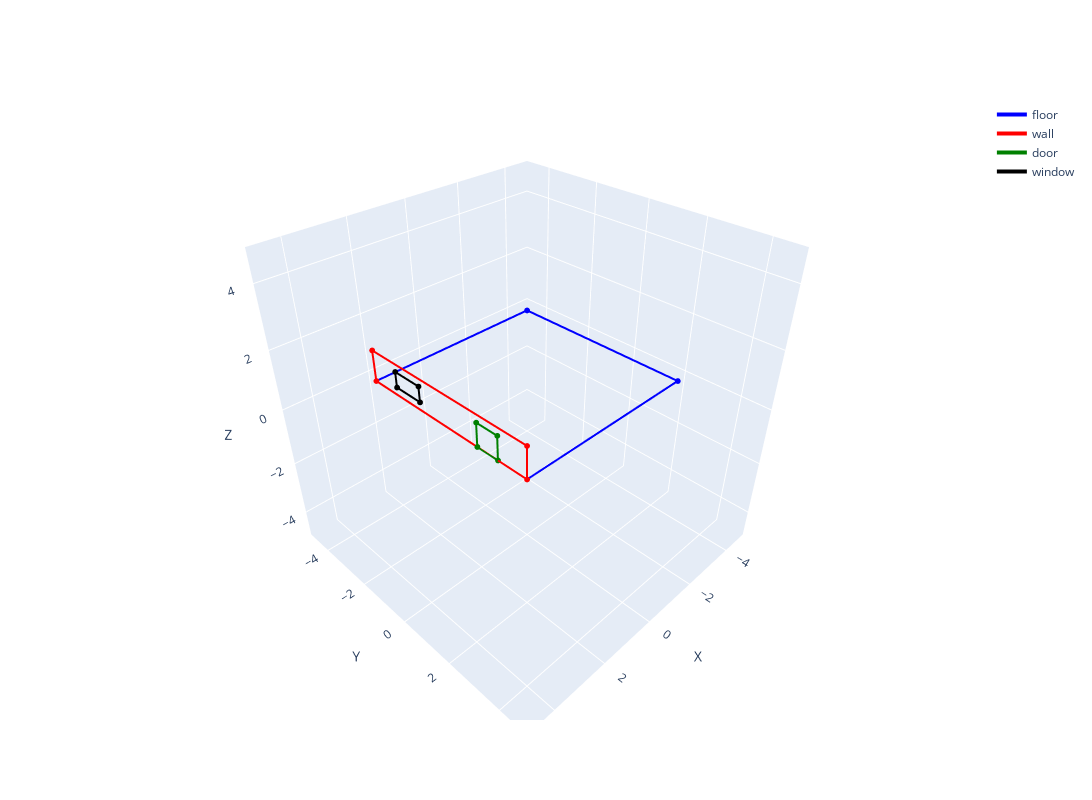

The notebook cell saved with this chart:
### Code cell
pre_floor_trace = get_plot_trace([
        [3,3,1],
		[-3,3,1],
		[-3,-3,1],
        [3,-3,1]], color='blue', label="floor")
pre_wall_trace = get_plot_trace([
    	[3,3,1],
		[3,-3,1],
		[3,-3,2],
		[3,3,2]], color='red', label="wall")
pre_door_trace = get_plot_trace([
    	[3,2,1],
        [3,2,1.75],
        [3,1.25,1.75],
        [3,1.25,1]], color='green', label="door")
pre_window_trace = get_plot_trace([
    	[3,-2,1.25],
        [3,-2,1.75],
        [3,-1,1.75],
        [3,-1,1.25]], color='black', label="window")

plot_trace([pre_floor_trace, pre_wall_trace, pre_door_trace, pre_window_trace])

### Figure 1 — Plotly figure (JSON) as saved in the notebook; plotly's stock layout.template omitted (floating-point values rounded to 4 significant figures)
{"data": [{"line": {"color": "blue", "width": 4}, "marker": {"color": "blue", "size": 2}, "mode": "lines+markers", "name": "floor", "type": "scatter3d", "x": [3, -3, -3, 3, 3], "y": [3, 3, -3, -3, 3], "z": [1, 1, 1, 1, 1]}, {"line": {"color": "red", "width": 4}, "marker": {"color": "red", "size": 2}, "mode": "lines+markers", "name": "wall", "type": "scatter3d", "x": [3, 3, 3, 3, 3], "y": [3, -3, -3, 3, 3], "z": [1, 1, 2, 2, 1]}, {"line": {"color": "green", "width": 4}, "marker": {"color": "green", "size": 2}, "mode": "lines+markers", "name": "door", "type": "scatter3d", "x": [3, 3, 3, 3, 3], "y": [2, 2, 1.25, 1.25, 2], "z": [1, 1.75, 1.75, 1, 1]}, {"line": {"color": "black", "width": 4}, "marker": {"color": "black", "size": 2}, "mode": "lines+markers", "name": "window", "type": "scatter3d", "x": [3, 3, 3, 3, 3], "y": [-2, -2, -1, -1, -2], "z": [1.25, 1.75, 1.75, 1.25, 1.25]}], "layout": {"autosize": true, "height": 800, "scene": {"xaxis": {"range": [-5, 5], "title": {"text": "X"}}, "yaxis": {"range": [-5, 5], "title": {"text": "Y"}}, "zaxis": {"range": [-5, 5], "title": {"text": "Z"}}}, "width": 1200}}
